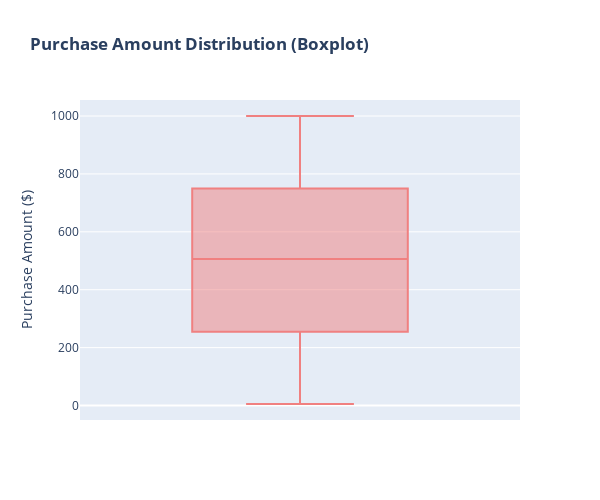

The notebook cell this image was saved under:
### Markdown cell above
##### Boxplot

### Code cell
import plotly.express as px

fig = px.box(
    df,
    y='Purchase Amount ($)',
    color_discrete_sequence=['lightcoral'],
    title='<b>Purchase Amount Distribution (Boxplot)</b>',
    labels={'Purchase Amount ($)': 'Purchase Amount ($)'}
)

fig.update_layout(
    yaxis_title='Purchase Amount ($)',
    width=600,
    height=500,
)

fig.show()

### Figure 1 — Plotly figure (JSON) as saved in the notebook; plotly's stock layout.template omitted (floating-point values rounded to 4 significant figures; data arrays with more than 128 entries replaced by an {"elided": "..."} marker saying what was removed)
{"data": [{"alignmentgroup": "True", "hovertemplate": "Purchase Amount ($)=%{y}<extra></extra>", "legendgroup": "", "marker": {"color": "lightcoral"}, "name": "", "notched": false, "offsetgroup": "", "orientation": "v", "showlegend": false, "type": "box", "x0": " ", "xaxis": "x", "y": {"elided": "10000 float values"}, "y0": " ", "yaxis": "y"}], "layout": {"boxmode": "group", "height": 500, "legend": {"tracegroupgap": 0}, "title": {"text": "<b>Purchase Amount Distribution (Boxplot)</b>"}, "width": 600, "xaxis": {"anchor": "y", "domain": [0, 1]}, "yaxis": {"anchor": "x", "domain": [0, 1], "title": {"text": "Purchase Amount ($)"}}}}
